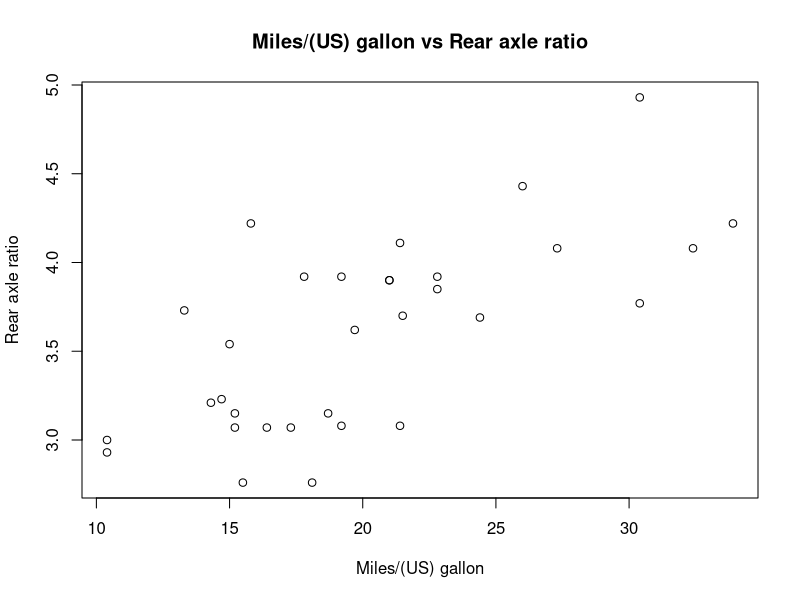
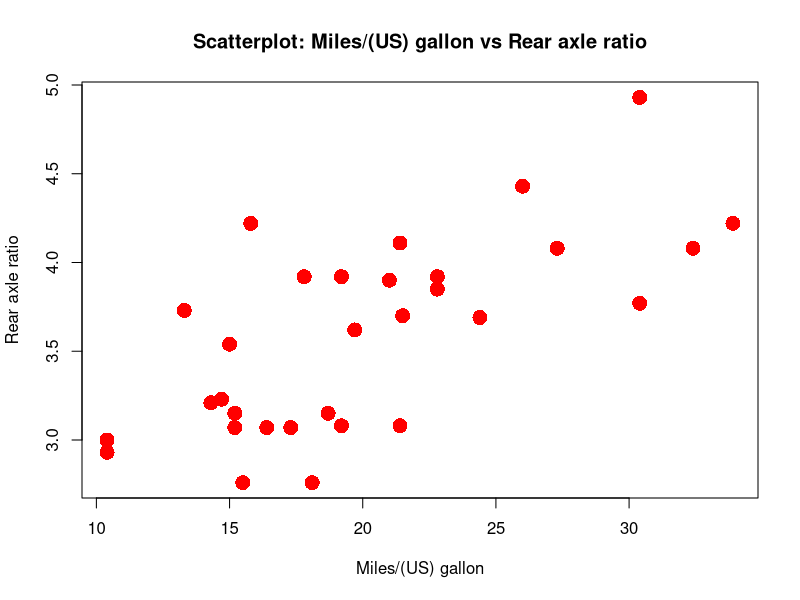

The R script that drew these images, in order:
# Load the mtcars dataset
data(mtcars)
#9a
# Create a scatter plot of mpg versus drat
plot(mtcars$mpg, mtcars$drat,
     xlab = "Miles/(US) gallon",
     ylab = "Rear axle ratio",
     main = "Miles/(US) gallon vs Rear axle ratio")
#9b
# Create a scatter plot with customized point color and size
plot(mtcars$mpg, mtcars$drat,
     xlab = "Miles/(US) gallon",
     ylab = "Rear axle ratio",
     main = "Scatterplot: Miles/(US) gallon vs Rear axle ratio",
     col = "red", 
     pch = 16, 
     cex = 2)
